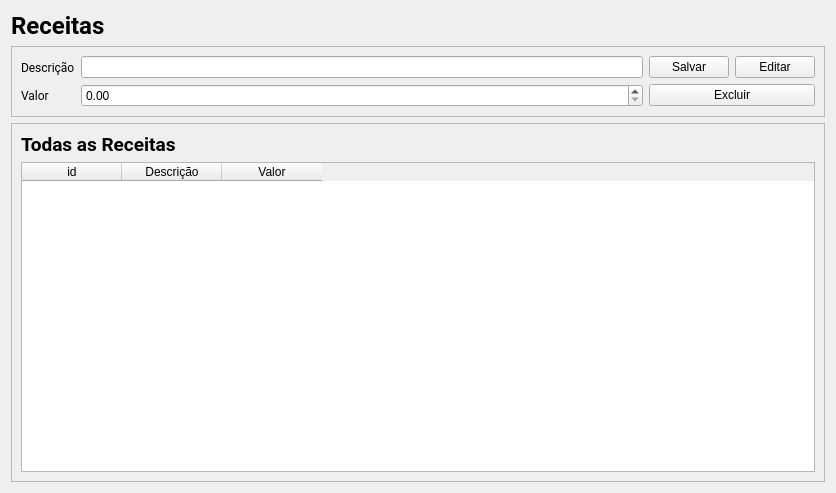
<?xml version="1.0" encoding="UTF-8"?>
<ui version="4.0">
 <class>Form</class>
 <widget class="QWidget" name="Form">
  <property name="geometry">
   <rect>
    <x>0</x>
    <y>0</y>
    <width>836</width>
    <height>493</height>
   </rect>
  </property>
  <property name="windowTitle">
   <string>Form</string>
  </property>
  <layout class="QVBoxLayout" name="verticalLayout_3">
   <item>
    <widget class="QLabel" name="label">
     <property name="font">
      <font>
       <family>Roboto</family>
       <pointsize>18</pointsize>
       <weight>75</weight>
       <bold>true</bold>
      </font>
     </property>
     <property name="text">
      <string>Receitas</string>
     </property>
    </widget>
   </item>
   <item>
    <widget class="QFrame" name="frame">
     <property name="frameShape">
      <enum>QFrame::StyledPanel</enum>
     </property>
     <property name="frameShadow">
      <enum>QFrame::Raised</enum>
     </property>
     <layout class="QHBoxLayout" name="horizontalLayout_2">
      <item>
       <layout class="QFormLayout" name="formLayout">
        <item row="0" column="0">
         <widget class="QLabel" name="descriOLabel">
          <property name="font">
           <font>
            <family>Roboto</family>
            <pointsize>9</pointsize>
           </font>
          </property>
          <property name="text">
           <string>Descrição</string>
          </property>
         </widget>
        </item>
        <item row="0" column="1">
         <widget class="QLineEdit" name="descricao"/>
        </item>
        <item row="1" column="0">
         <widget class="QLabel" name="valorLabel">
          <property name="font">
           <font>
            <family>Roboto</family>
            <pointsize>9</pointsize>
           </font>
          </property>
          <property name="text">
           <string>Valor</string>
          </property>
         </widget>
        </item>
        <item row="1" column="1">
         <widget class="QDoubleSpinBox" name="valorDoubleSpinBox"/>
        </item>
       </layout>
      </item>
      <item>
       <layout class="QVBoxLayout" name="verticalLayout">
        <item>
         <layout class="QHBoxLayout" name="horizontalLayout">
          <item>
           <widget class="QPushButton" name="pushButton">
            <property name="text">
             <string>Salvar</string>
            </property>
           </widget>
          </item>
          <item>
           <widget class="QPushButton" name="pushButton_2">
            <property name="text">
             <string>Editar</string>
            </property>
           </widget>
          </item>
         </layout>
        </item>
        <item>
         <widget class="QPushButton" name="pushButton_3">
          <property name="text">
           <string>Excluir</string>
          </property>
         </widget>
        </item>
       </layout>
      </item>
     </layout>
    </widget>
   </item>
   <item>
    <widget class="QFrame" name="frame_2">
     <property name="frameShape">
      <enum>QFrame::StyledPanel</enum>
     </property>
     <property name="frameShadow">
      <enum>QFrame::Raised</enum>
     </property>
     <layout class="QVBoxLayout" name="verticalLayout_2">
      <item>
       <widget class="QLabel" name="label_2">
        <property name="font">
         <font>
          <family>Roboto</family>
          <pointsize>14</pointsize>
          <weight>75</weight>
          <bold>true</bold>
         </font>
        </property>
        <property name="text">
         <string>Todas as Receitas</string>
        </property>
       </widget>
      </item>
      <item>
       <widget class="QTableWidget" name="tableWidget">
        <column>
         <property name="text">
          <string>id</string>
         </property>
        </column>
        <column>
         <property name="text">
          <string>Descrição</string>
         </property>
        </column>
        <column>
         <property name="text">
          <string>Valor</string>
         </property>
        </column>
       </widget>
      </item>
     </layout>
    </widget>
   </item>
  </layout>
 </widget>
 <resources/>
 <connections/>
</ui>
